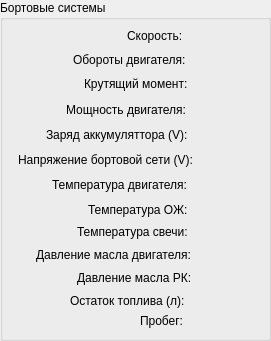
   <widget class="QGroupBox" name="EngineParamsGB">
    <property name="geometry">
     <rect>
      <x>370</x>
      <y>10</y>
      <width>271</width>
      <height>341</height>
     </rect>
    </property>
    <property name="title">
     <string>Бортовые системы</string>
    </property>
    <widget class="QLabel" name="labelEnginePower">
     <property name="geometry">
      <rect>
       <x>66</x>
       <y>102</y>
       <width>161</width>
       <height>16</height>
      </rect>
     </property>
     <property name="text">
      <string>Мощность двигателя:</string>
     </property>
    </widget>
    <widget class="QLabel" name="labelTorque">
     <property name="geometry">
      <rect>
       <x>84</x>
       <y>76</y>
       <width>151</width>
       <height>16</height>
      </rect>
     </property>
     <property name="text">
      <string>Крутящий момент:</string>
     </property>
    </widget>
    <widget class="QLabel" name="labelTransferOilPress">
     <property name="geometry">
      <rect>
       <x>77</x>
       <y>270</y>
       <width>161</width>
       <height>16</height>
      </rect>
     </property>
     <property name="text">
      <string>Давление масла РК:</string>
     </property>
    </widget>
    <widget class="QLabel" name="labelSpeedEngine">
     <property name="geometry">
      <rect>
       <x>73</x>
       <y>52</y>
       <width>161</width>
       <height>16</height>
      </rect>
     </property>
     <property name="text">
      <string>Обороты двигателя:</string>
     </property>
    </widget>
    <widget class="QLabel" name="labelVolt">
     <property name="geometry">
      <rect>
       <x>46</x>
       <y>127</y>
       <width>181</width>
       <height>16</height>
      </rect>
     </property>
     <property name="text">
      <string>Заряд аккумуляттора (V):</string>
     </property>
    </widget>
    <widget class="QLabel" name="labelEngineTemp">
     <property name="geometry">
      <rect>
       <x>52</x>
       <y>177</y>
       <width>181</width>
       <height>16</height>
      </rect>
     </property>
     <property name="text">
      <string>Температура двигателя:</string>
     </property>
    </widget>
    <widget class="QLabel" name="labelTrip">
     <property name="geometry">
      <rect>
       <x>140</x>
       <y>313</y>
       <width>101</width>
       <height>16</height>
      </rect>
     </property>
     <property name="text">
      <string>Пробег:</string>
     </property>
    </widget>
    <widget class="QLabel" name="labelVboard">
     <property name="geometry">
      <rect>
       <x>18</x>
       <y>152</y>
       <width>211</width>
       <height>16</height>
      </rect>
     </property>
     <property name="text">
      <string>Напряжение бортовой сети (V):</string>
     </property>
    </widget>
    <widget class="QLabel" name="labelSpeed">
     <property name="geometry">
      <rect>
       <x>127</x>
       <y>28</y>
       <width>101</width>
       <height>16</height>
      </rect>
     </property>
     <property name="text">
      <string>Скорость:</string>
     </property>
    </widget>
    <widget class="QLabel" name="labelWaterTemp">
     <property name="geometry">
      <rect>
       <x>88</x>
       <y>202</y>
       <width>151</width>
       <height>16</height>
      </rect>
     </property>
     <property name="text">
      <string>Температура ОЖ:</string>
     </property>
    </widget>
    <widget class="QLabel" name="labelEngineOilPress">
     <property name="geometry">
      <rect>
       <x>36</x>
       <y>247</y>
       <width>201</width>
       <height>16</height>
      </rect>
     </property>
     <property name="text">
      <string>Давление масла двигателя:</string>
     </property>
    </widget>
    <widget class="QLabel" name="labelSparkTemp">
     <property name="geometry">
      <rect>
       <x>77</x>
       <y>224</y>
       <width>171</width>
       <height>16</height>
      </rect>
     </property>
     <property name="text">
      <string>Температура свечи:</string>
     </property>
    </widget>
    <widget class="QLabel" name="labelFuel">
     <property name="geometry">
      <rect>
       <x>70</x>
       <y>293</y>
       <width>161</width>
       <height>16</height>
      </rect>
     </property>
     <property name="text">
      <string>Остаток топлива (л):</string>
     </property>
    </widget>
   </widget>
